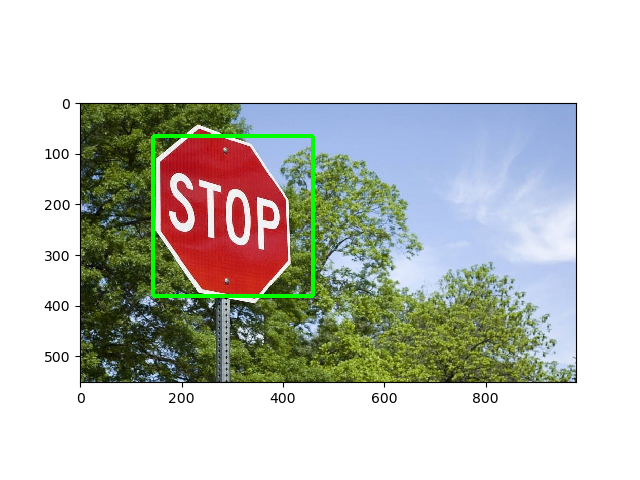
#> input picture testing.jpg, 640 x 480 px
$ python EXP11.py
#> lines starting #> are read from the running program, lines starting #| are printed output that depends on the picture
import cv2

img = cv2.imread('testing.jpg')
#> img is the input picture: shape (480, 640, 3); mean B, G, R 193, 199.5, 197.4
rot = cv2.rotate(img, cv2.ROTATE_180)
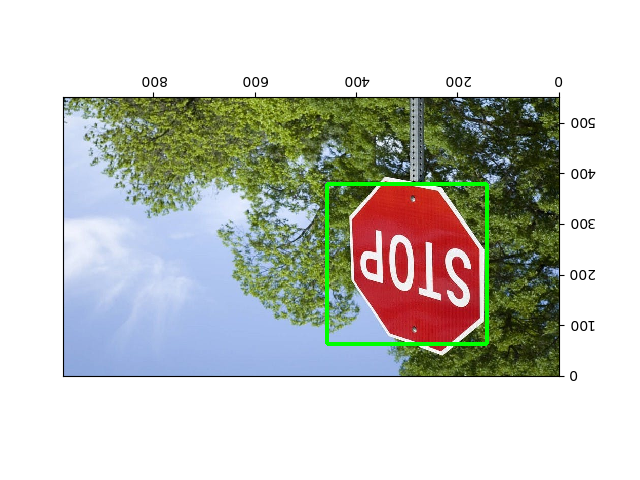
#> rot: shape (480, 640, 3); mean B, G, R 193, 199.5, 197.4

cv2.imshow("180 Degree", rot)
cv2.waitKey(0)
cv2.destroyAllWindows()

$ run again, with GROUP.jpg copied over testing.jpg
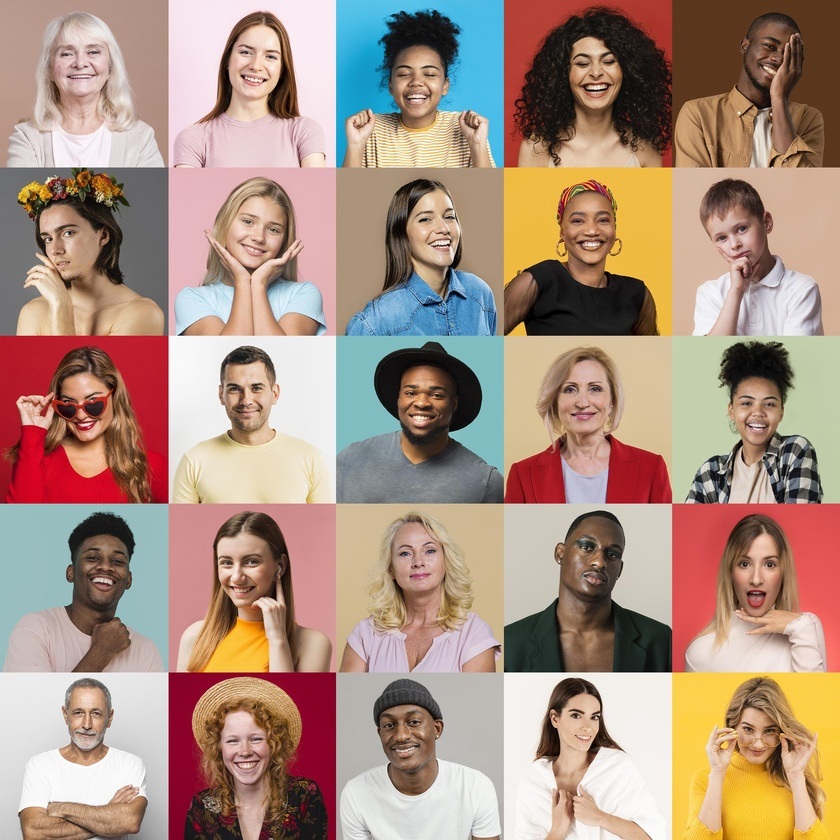
#> input picture GROUP.jpg, 840 x 840 px, shrunk from 2362 x 2362 before the run
#> img is the input picture: shape (840, 840, 3); mean B, G, R 128.7, 144.4, 171.1
#> `rot = cv2.rotate(img, cv2.ROTATE_180)`:
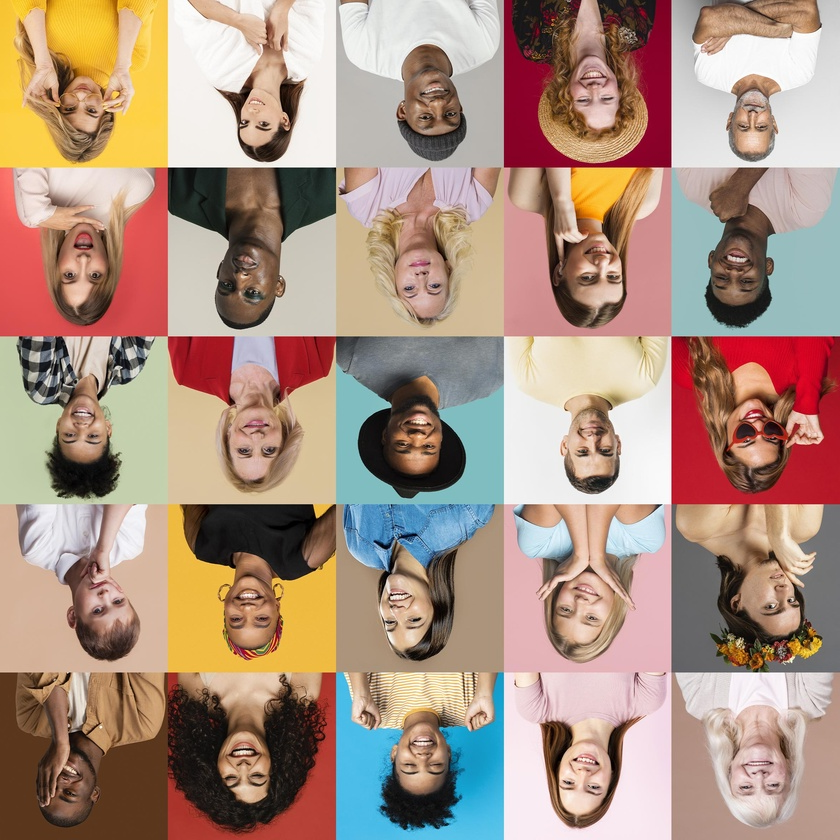
#> rot: shape (840, 840, 3); mean B, G, R 128.7, 144.4, 171.1
